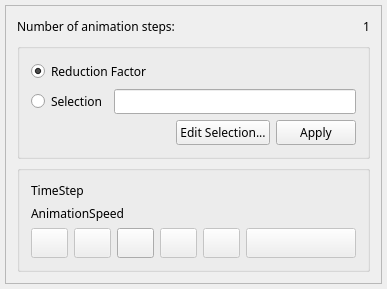
<ui version="4.0" >
 <comment>Python:from Utils import IntInRangeControl
Python:from Utils import FloatInRangeControl
Python:from ChangeIndicatedLE import ChangeIndicatedLE</comment>
 <class>AnimationManagerBase</class>
 <widget class="QWidget" name="AnimationManagerBase" >
  <property name="geometry" >
   <rect>
    <x>0</x>
    <y>0</y>
    <width>387</width>
    <height>289</height>
   </rect>
  </property>
  <property name="sizePolicy" >
   <sizepolicy vsizetype="Minimum" hsizetype="Minimum" >
    <horstretch>0</horstretch>
    <verstretch>0</verstretch>
   </sizepolicy>
  </property>
  <property name="font" >
   <font>
    <family>Droid Sans</family>
   </font>
  </property>
  <property name="windowTitle" >
   <string>Form1</string>
  </property>
  <layout class="QGridLayout" >
   <property name="margin" >
    <number>5</number>
   </property>
   <item row="0" column="0" >
    <widget class="QFrame" name="frame18" >
     <property name="sizePolicy" >
      <sizepolicy vsizetype="Minimum" hsizetype="Minimum" >
       <horstretch>0</horstretch>
       <verstretch>0</verstretch>
      </sizepolicy>
     </property>
     <property name="frameShape" >
      <enum>QFrame::StyledPanel</enum>
     </property>
     <property name="frameShadow" >
      <enum>QFrame::Raised</enum>
     </property>
     <layout class="QGridLayout" name="gridLayout_3" >
      <item row="0" column="0" >
       <layout class="QHBoxLayout" >
        <item>
         <widget class="QLabel" name="NumStepsLabel" >
          <property name="sizePolicy" >
           <sizepolicy vsizetype="Fixed" hsizetype="Fixed" >
            <horstretch>0</horstretch>
            <verstretch>0</verstretch>
           </sizepolicy>
          </property>
          <property name="text" >
           <string>Number of animation steps:</string>
          </property>
          <property name="wordWrap" >
           <bool>false</bool>
          </property>
         </widget>
        </item>
        <item>
         <spacer name="spacer5" >
          <property name="orientation" >
           <enum>Qt::Horizontal</enum>
          </property>
          <property name="sizeType" >
           <enum>QSizePolicy::Expanding</enum>
          </property>
          <property name="sizeHint" stdset="0" >
           <size>
            <width>40</width>
            <height>20</height>
           </size>
          </property>
         </spacer>
        </item>
        <item>
         <widget class="QLabel" name="NumStepsLabel_2" >
          <property name="sizePolicy" >
           <sizepolicy vsizetype="Fixed" hsizetype="Fixed" >
            <horstretch>0</horstretch>
            <verstretch>0</verstretch>
           </sizepolicy>
          </property>
          <property name="text" >
           <string>1</string>
          </property>
          <property name="wordWrap" >
           <bool>false</bool>
          </property>
         </widget>
        </item>
       </layout>
      </item>
      <item row="1" column="0" >
       <widget class="QGroupBox" name="groupBox_2" >
        <property name="title" >
         <string/>
        </property>
        <layout class="QGridLayout" name="gridLayout_2" >
         <item row="0" column="0" >
          <layout class="QHBoxLayout" name="_4" >
           <item>
            <widget class="QRadioButton" name="radioButton15" >
             <property name="text" >
              <string>Reduction Factor</string>
             </property>
             <property name="checked" >
              <bool>true</bool>
             </property>
            </widget>
           </item>
           <item>
            <widget class="ChangeIndicatedLE" native="1" name="ReductionLE" />
           </item>
          </layout>
         </item>
         <item row="1" column="0" >
          <layout class="QVBoxLayout" name="_5" >
           <item>
            <layout class="QHBoxLayout" name="_6" >
             <item>
              <widget class="QRadioButton" name="radioButtonSelectionString" >
               <property name="text" >
                <string>Selection</string>
               </property>
              </widget>
             </item>
             <item>
              <widget class="QLineEdit" name="lineEditSelectionString" />
             </item>
            </layout>
           </item>
           <item>
            <layout class="QHBoxLayout" name="_7" >
             <item>
              <spacer name="spacer32" >
               <property name="orientation" >
                <enum>Qt::Horizontal</enum>
               </property>
               <property name="sizeType" >
                <enum>QSizePolicy::Expanding</enum>
               </property>
               <property name="sizeHint" stdset="0" >
                <size>
                 <width>140</width>
                 <height>20</height>
                </size>
               </property>
              </spacer>
             </item>
             <item>
              <widget class="QPushButton" name="pushButtonEditSelectionString" >
               <property name="text" >
                <string>Edit Selection...</string>
               </property>
              </widget>
             </item>
             <item>
              <widget class="QPushButton" name="pushButtonApply" >
               <property name="text" >
                <string>Apply</string>
               </property>
              </widget>
             </item>
            </layout>
           </item>
          </layout>
         </item>
        </layout>
       </widget>
      </item>
      <item row="2" column="0" >
       <widget class="QGroupBox" name="groupBox" >
        <property name="title" >
         <string/>
        </property>
        <layout class="QGridLayout" name="gridLayout" >
         <item row="0" column="0" colspan="6" >
          <layout class="QHBoxLayout" name="_2" >
           <item>
            <widget class="QLabel" name="textLabelTimestep" >
             <property name="text" >
              <string>TimeStep</string>
             </property>
             <property name="wordWrap" >
              <bool>false</bool>
             </property>
            </widget>
           </item>
           <item>
            <widget class="IntInRangeControl" native="1" name="timestepSlider" >
             <property name="enabled" >
              <bool>true</bool>
             </property>
             <property name="sizePolicy" >
              <sizepolicy vsizetype="Fixed" hsizetype="Expanding" >
               <horstretch>0</horstretch>
               <verstretch>0</verstretch>
              </sizepolicy>
             </property>
             <property name="toolTip" >
              <string>Current Timestep</string>
             </property>
             <property name="whatsThis" >
              <string>Current Timestep</string>
             </property>
            </widget>
           </item>
          </layout>
         </item>
         <item row="1" column="0" colspan="6" >
          <layout class="QHBoxLayout" name="_3" >
           <item>
            <widget class="QLabel" name="textLabelSpeed" >
             <property name="text" >
              <string>AnimationSpeed</string>
             </property>
             <property name="wordWrap" >
              <bool>false</bool>
             </property>
            </widget>
           </item>
           <item>
            <widget class="FloatInRangeControl" native="1" name="sliderSpeed" >
             <property name="enabled" >
              <bool>true</bool>
             </property>
             <property name="sizePolicy" >
              <sizepolicy vsizetype="Fixed" hsizetype="Expanding" >
               <horstretch>0</horstretch>
               <verstretch>0</verstretch>
              </sizepolicy>
             </property>
             <property name="toolTip" >
              <string>Speed of animation</string>
             </property>
             <property name="whatsThis" >
              <string>Speed of animation</string>
             </property>
            </widget>
           </item>
          </layout>
         </item>
         <item row="2" column="0" >
          <widget class="QPushButton" name="ToStartButton" >
           <property name="enabled" >
            <bool>false</bool>
           </property>
           <property name="sizePolicy" >
            <sizepolicy vsizetype="Preferred" hsizetype="Preferred" >
             <horstretch>0</horstretch>
             <verstretch>0</verstretch>
            </sizepolicy>
           </property>
           <property name="toolTip" >
            <string>Go to start</string>
           </property>
           <property name="text" >
            <string/>
           </property>
           <property name="icon" >
            <iconset resource="images/StaticImages.qrc" >
             <normaloff>:/media-seek-toStart.png</normaloff>:/media-seek-toStart.png</iconset>
           </property>
          </widget>
         </item>
         <item row="2" column="1" >
          <widget class="QPushButton" name="BackButton" >
           <property name="enabled" >
            <bool>false</bool>
           </property>
           <property name="sizePolicy" >
            <sizepolicy vsizetype="Preferred" hsizetype="Preferred" >
             <horstretch>0</horstretch>
             <verstretch>0</verstretch>
            </sizepolicy>
           </property>
           <property name="toolTip" >
            <string>One step back</string>
           </property>
           <property name="text" >
            <string/>
           </property>
           <property name="icon" >
            <iconset resource="images/StaticImages.qrc" >
             <normaloff>:/media-seek-backward.png</normaloff>:/media-seek-backward.png</iconset>
           </property>
          </widget>
         </item>
         <item row="2" column="2" >
          <widget class="QPushButton" name="StopButton" >
           <property name="sizePolicy" >
            <sizepolicy vsizetype="Preferred" hsizetype="Preferred" >
             <horstretch>0</horstretch>
             <verstretch>0</verstretch>
            </sizepolicy>
           </property>
           <property name="toolTip" >
            <string>Stop animation</string>
           </property>
           <property name="text" >
            <string/>
           </property>
           <property name="icon" >
            <iconset resource="images/StaticImages.qrc" >
             <normaloff>:/media-playback-stop.png</normaloff>:/media-playback-stop.png</iconset>
           </property>
          </widget>
         </item>
         <item row="2" column="3" >
          <widget class="QPushButton" name="PlayButton" >
           <property name="enabled" >
            <bool>false</bool>
           </property>
           <property name="sizePolicy" >
            <sizepolicy vsizetype="Preferred" hsizetype="Preferred" >
             <horstretch>0</horstretch>
             <verstretch>0</verstretch>
            </sizepolicy>
           </property>
           <property name="toolTip" >
            <string>Start animation</string>
           </property>
           <property name="text" >
            <string/>
           </property>
           <property name="icon" >
            <iconset resource="images/StaticImages.qrc" >
             <normaloff>:/media-playback-start.png</normaloff>:/media-playback-start.png</iconset>
           </property>
          </widget>
         </item>
         <item row="2" column="4" >
          <widget class="QPushButton" name="ForwardButton" >
           <property name="enabled" >
            <bool>false</bool>
           </property>
           <property name="sizePolicy" >
            <sizepolicy vsizetype="Preferred" hsizetype="Preferred" >
             <horstretch>0</horstretch>
             <verstretch>0</verstretch>
            </sizepolicy>
           </property>
           <property name="toolTip" >
            <string>Go to next step</string>
           </property>
           <property name="text" >
            <string/>
           </property>
           <property name="icon" >
            <iconset resource="images/StaticImages.qrc" >
             <normaloff>:/media-seek-forward.png</normaloff>:/media-seek-forward.png</iconset>
           </property>
          </widget>
         </item>
         <item row="2" column="5" >
          <widget class="QPushButton" name="ToEndButton" >
           <property name="enabled" >
            <bool>false</bool>
           </property>
           <property name="sizePolicy" >
            <sizepolicy vsizetype="Preferred" hsizetype="Expanding" >
             <horstretch>0</horstretch>
             <verstretch>0</verstretch>
            </sizepolicy>
           </property>
           <property name="toolTip" >
            <string>Go to last step</string>
           </property>
           <property name="text" >
            <string/>
           </property>
           <property name="icon" >
            <iconset resource="images/StaticImages.qrc" >
             <normaloff>:/media-seek-toEnd.png</normaloff>:/media-seek-toEnd.png</iconset>
           </property>
          </widget>
         </item>
        </layout>
       </widget>
      </item>
     </layout>
    </widget>
   </item>
  </layout>
 </widget>
 <layoutdefault spacing="6" margin="11" />
 <customwidgets>
  <customwidget>
   <class>FloatInRangeControl</class>
   <extends>QWidget</extends>
   <header location="global" >Utils</header>
  </customwidget>
  <customwidget>
   <class>ChangeIndicatedLE</class>
   <extends>QWidget</extends>
   <header location="global" >ChangeIndicatedLE</header>
  </customwidget>
  <customwidget>
   <class>IntInRangeControl</class>
   <extends>QWidget</extends>
   <header location="global" >Utils</header>
  </customwidget>
 </customwidgets>
 <includes>
  <include location="local" >changeindicatedle.h</include>
  <include location="local" >floatinrangecontrol.h</include>
  <include location="local" >floatinrangecontrol.h</include>
 </includes>
 <resources>
  <include location="images/StaticImages.qrc" />
 </resources>
 <connections/>
</ui>
